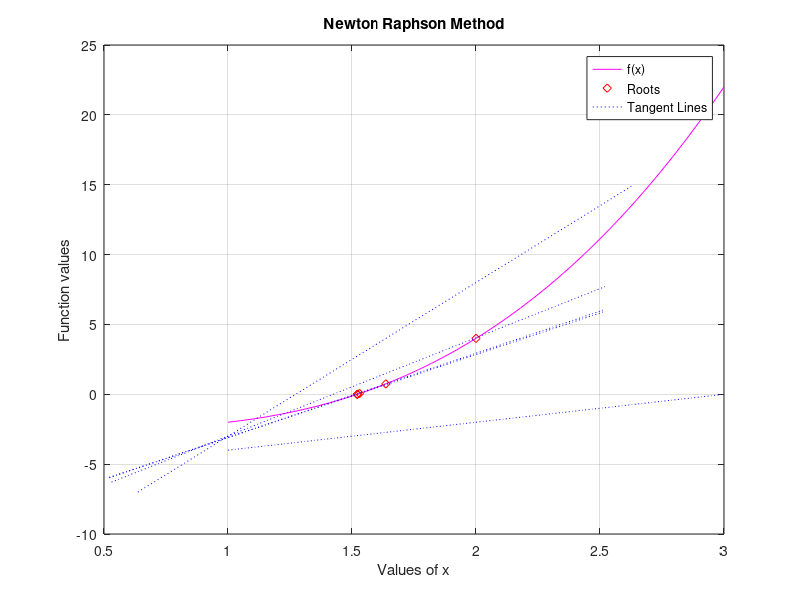

Reproduce this figure in MATLAB.
function s = task_104 ()

  function [y, dy] = f(x)
    y = x.^3 - x - 2;
    dy = 3 * x.^2 - 1;
  end
  x0 = 1;
  e = 0.0001;
  R = [];
  tangent = [];

  while true
      [y, dy] = f(x0);
      x1 = x0 - y / dy;
      R =[R; x1];
      tangent = [tangent; [x0, y, dy]];
      if abs(x0 - x1) < e
        break;
      end
      x0 = x1;
  end

   fprintf('%f\n', R(end));


  x = linspace(3, 1, 40);
  [y, dy] = f(x);
  y = f(x);
  plot (x, y, 'm');
  grid on;
  hold on;
  plot(R, f(R), 'rd');
  for i = 1 : length(R)
    x_tangent = R(i) - 1:0.01:R(i) + 1;
    y_tangent = tangent(i, 2) + tangent(i, 3) * (x_tangent - R(i));
    plot (x_tangent, y_tangent, 'b:');
  end

  xlabel('Values of x');
  ylabel('Function values');
  title('Newton Raphson Method');
  legend('f(x) ', 'Roots','Tangent Lines');


endfunction
